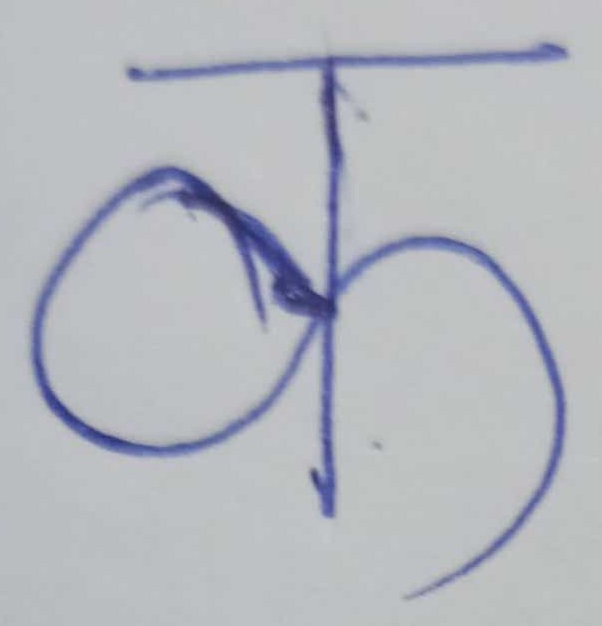
#> input picture Test/1.jpg, 602 x 626 px
$ python -i Split_Word.py   (imports and definitions only)   (older library calls are emulated)
#> lines starting #> are read from the running program, lines starting #| are printed output that depends on the picture; after the words box and inside, x2 and y2 are one past the last pixel; in counts of white or black regions, pixels touching at a corner belong together
#> further down, picture is the input picture: shape (626, 602, 3); mean B, G, R 191.1, 184.4, 181
import cv2
import numpy as np

def Split(img):
    gray = cv2.cvtColor(img, cv2.COLOR_BGR2GRAY)

    kernel = cv2.getStructuringElement(cv2.MORPH_ELLIPSE, (25, 25))
    morph = cv2.morphologyEx(gray, cv2.MORPH_CLOSE, kernel)

    div = gray / morph
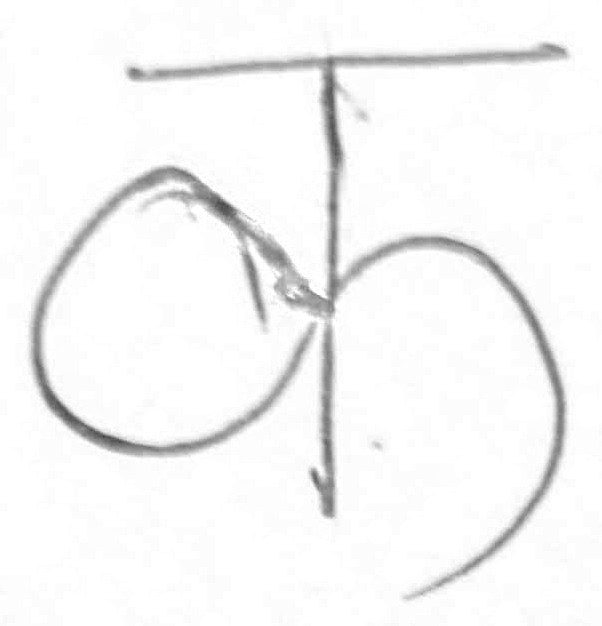
#> div: shape (626, 602) float64; min 0.261, max 1, mean 0.965
    gray = np.array(cv2.normalize(div, div, 0, 255, cv2.NORM_MINMAX), np.uint8)

    sobel = cv2.Sobel(gray, cv2.CV_16S, 0, 1)
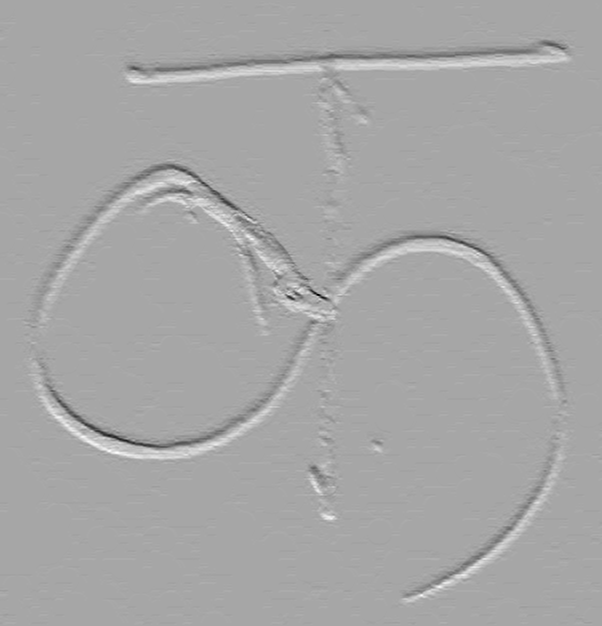
#> sobel: shape (626, 602) int16; min -568, max 300, mean 0; drawn with min black and max white
    sobel = cv2.convertScaleAbs(sobel)

    blur = cv2.medianBlur(sobel, 5)
    _, thresh = cv2.threshold(blur, 0, 255, cv2.THRESH_BINARY + cv2.THRESH_OTSU)
#> thresh: shape (626, 602); 7.4% white; 68 white regions (34 under 20 px), largest, box (x1, y1, x2, y2) and area: (126, 40, 570, 84) 7521, (35, 367, 299, 460) 5033, (58, 162, 295, 279) 4995

    kernel = cv2.getStructuringElement(cv2.MORPH_RECT, (5, 5))
    thresh = cv2.morphologyEx(thresh, cv2.MORPH_DILATE, kernel)
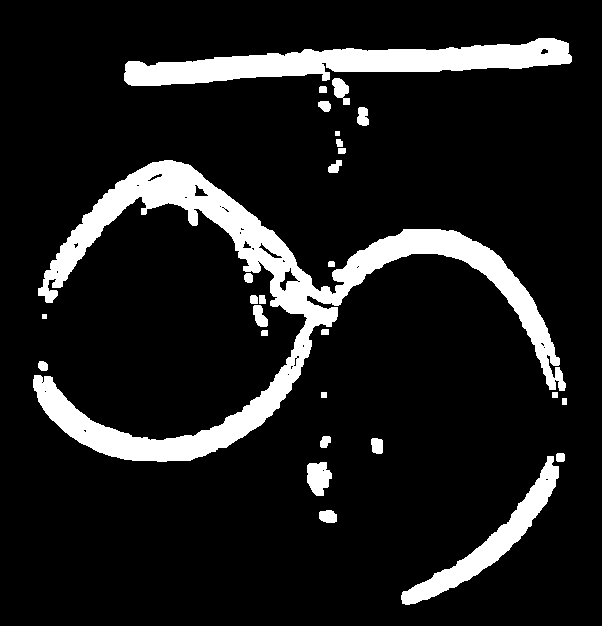
#> thresh: shape (626, 602); 11.8% white; 28 white regions

    contours, _ = cv2.findContours(thresh, cv2.RETR_EXTERNAL, cv2.CHAIN_APPROX_NONE)
#> contours = 28 contours, 2 with area under 20; largest, box (x1, y1, x2, y2) and area: (33, 160, 566, 462) 26384, (124, 38, 572, 86) 9894, (401, 456, 559, 605) 3971, (307, 462, 332, 496) 581, (332, 78, 350, 105) 255

    for contour in contours:
        _, _, w, h = cv2.boundingRect(contour)
        if w / h > 5:
            cv2.drawContours(thresh, [contour], 0, 255, -1)
        else:
            cv2.drawContours(thresh, [contour], 0, 0, -1)
#> this loop made 28 passes
#> (w, h) on passes 1 to 12: (18, 13), (25, 34), (158, 149), (9, 9), (12, 16), (11, 12), (5, 7), (6, 6), (6, 6), (10, 10), (7, 6), (8, 6)
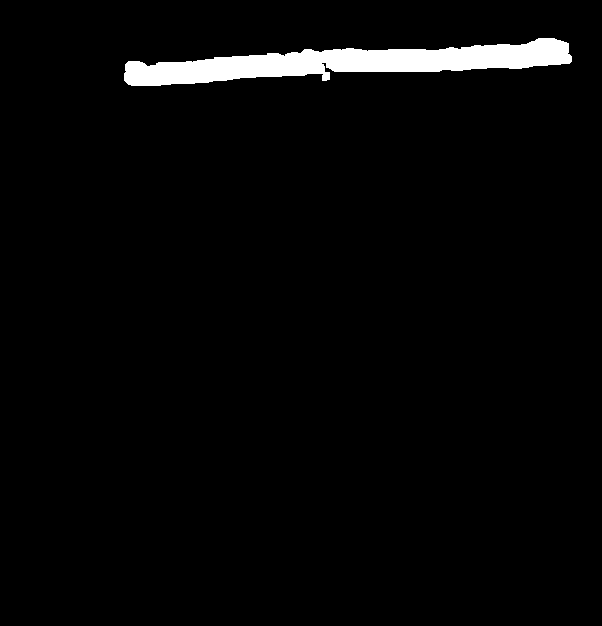
#> thresh: shape (626, 602); 2.8% white; 1 white region, box (x1, y1, x2, y2) and area: (124, 38, 572, 86) 10380

    thresh = cv2.bitwise_not(thresh)
    gray = cv2.bitwise_not(gray)
    new_img = cv2.bitwise_and(thresh, gray)

    blur = cv2.medianBlur(new_img, 5)
    _, thresh = cv2.threshold(blur, 0, 255, cv2.THRESH_BINARY + cv2.THRESH_OTSU)
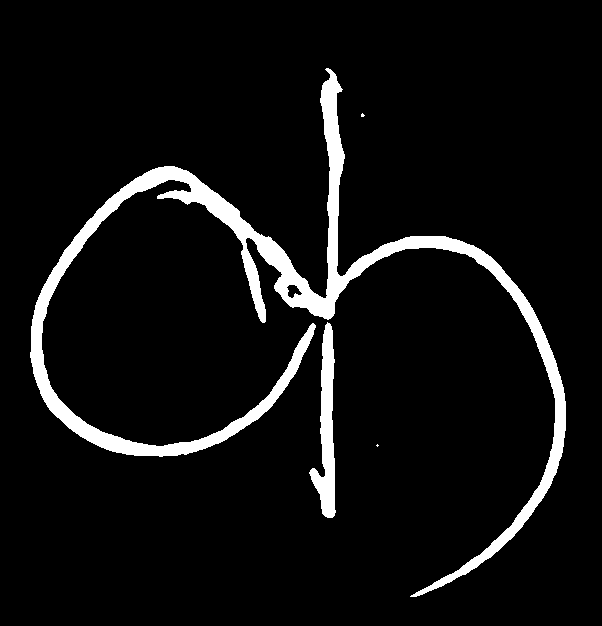
#> thresh: shape (626, 602); 6.4% white; 4 white regions (2 under 20 px), largest, box (x1, y1, x2, y2) and area: (30, 68, 566, 597) 21721, (309, 322, 336, 518) 2512

    kernel = cv2.getStructuringElement(cv2.MORPH_RECT, (5, 5))
#> kernel = [[1, 1, 1, 1, 1], [1, 1, 1, 1, 1], [1, 1, 1, 1, 1], [1, 1, 1, 1, 1], [1, 1, 1, 1, 1]]
    thresh = cv2.morphologyEx(thresh, cv2.MORPH_DILATE, kernel)
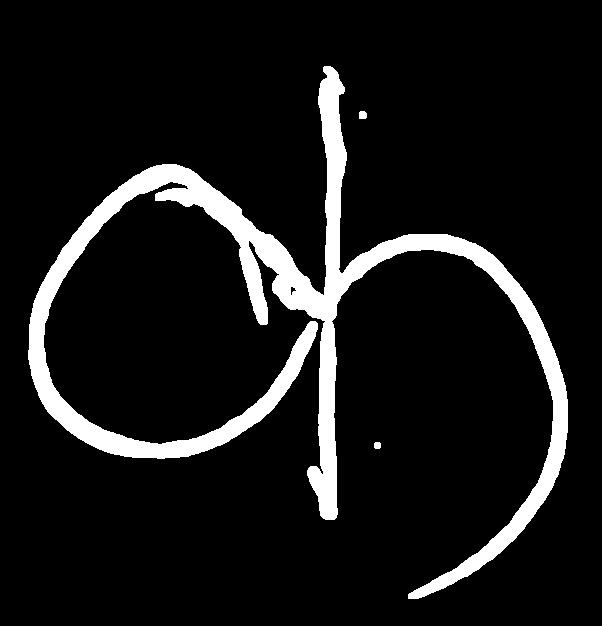
#> thresh: shape (626, 602); 9.2% white; 3 white regions, box (x1, y1, x2, y2) and area: (28, 66, 568, 599) 34588, (359, 111, 367, 119) 59, (374, 442, 381, 449) 45

    kernel = cv2.getStructuringElement(cv2.MORPH_RECT, (3, 3))
#> kernel = [[1, 1, 1], [1, 1, 1], [1, 1, 1]]
    thresh = cv2.morphologyEx(thresh, cv2.MORPH_ERODE, kernel)
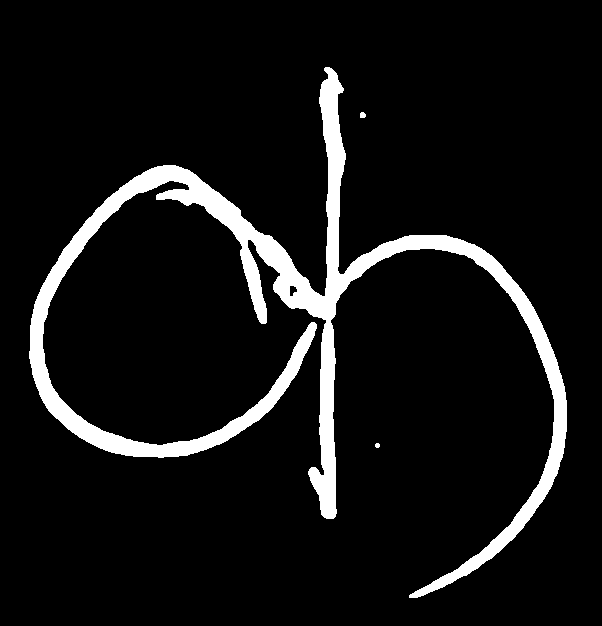
#> thresh: shape (626, 602); 7.8% white; 3 white regions

    contours, _ = cv2.findContours(thresh, cv2.RETR_EXTERNAL, cv2.CHAIN_APPROX_NONE)
#> contours = 3 contours, 1 with area under 20; largest, box (x1, y1, x2, y2) and area: (29, 67, 567, 598) 27666, (360, 112, 366, 118) 22
    contours.sort(key = lambda contour: contour[0][0][0])

    Characters = []
    for contour in contours:
        if cv2.contourArea(contour) > 200:
            x, y, w, h = cv2.boundingRect(contour)
            x = max(0, x - 5)
            y = max(0, y - 15)
            w += 10
            h += 20

            Characters.append(img[y:y+h, x:x+h].copy())
#> this loop made 3 passes
#> (x, y, w, h) on pass 1: (24, 52, 548, 551)
#> after the loop, Characters = 1 item

    return Characters

>>> import cv2
>>> picture = cv2.imread('Test/1.jpg')
>>> result = Split(picture)
#> result = 1 item
